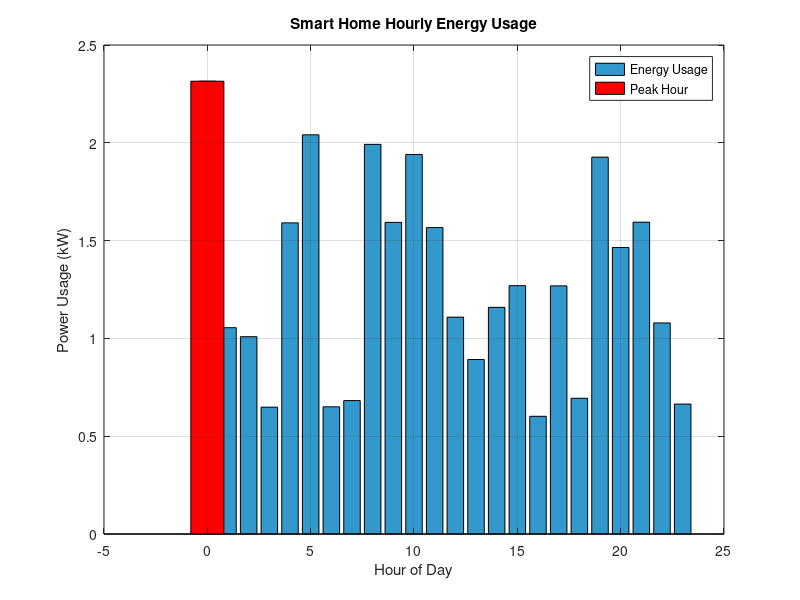

Write MATLAB code to recreate this figure.
%{
 
Class: CECS 271 

Author: James Henry, Jordan Haveelar

Program: EnergyTrackage.m

Goal: Create a program that displays the power consumption in a 
smart home. It will also print the averages, and highlight the peak 
hour.

Note: We need to use rand, sum, bar, and vectors
%}

% Time vector for 24 hours
hours = 0:23;

% Generate random hourly power usage values (in kW)
% Let's assume usage varies between 0.5 kW and 2.5 kW
usage = 0.5 + (2.5 - 0.5) * rand(1, 24); 

% Peak usage and hour functions right here
[maxUsage, peakHourIndex] = max(usage);
peakHour = hours(peakHourIndex);

% edge case: What if the power equals at different times?
peakHourIndices = find(usage == maxUsage); % All indices with max usage
peakHours = hours(peakHourIndices);        % Convert to actual hours

% Total energy used in 24 hours, using the sum function
totalUsage = sum(usage);

% Remove the comments here to see the data in the command window
fprintf('Total Energy Used: %.2f kWh\n', totalUsage);
fprintf('Peak Usage: %.2f kW at %d:00\n', maxUsage, peakHour);

% Bar grap
figure;
bar(hours, usage, 'FaceColor', [0.2 0.6 0.8]);
hold on;
bar(peakHour, maxUsage, 'FaceColor', 'r'); % Highlights peak hour in red
xlabel('Hour of Day');
ylabel('Power Usage (kW)');
title('Smart Home Hourly Energy Usage');
grid on;
legend('Energy Usage', 'Peak Hour');

%{
 
Sources: 

1. https://www.inspirecleanenergy.com/blog/sustainable-living/how-to-calculate-kwh-kilowatt-hours

2. https://www.mathworks.com/help/matlab/ref/bar.html

3. https://www.mathworks.com/help/matlab/ref/double.colon.html

4. https://www.mathworks.com/help/matlab/ref/rand.html

%}
